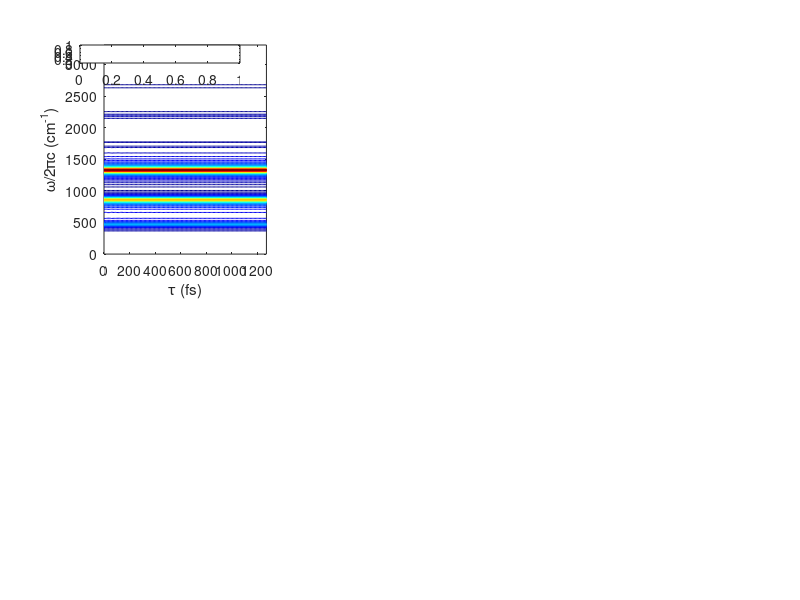

Reproduce this figure in MATLAB. (Note: this script raises an error after producing the figure.)
% Load data from mat file
clear all
load FSRS3
gcf=figure;
set(gcf,'Units','Normalized','Position',[0 0 0.8 0.9]);%[0 4/75 1 0.85]);
dw=1/FSRS_Res_nt;c=3e-5;
maxr=max(max(max(abs(FSRS_Res_Ratio))));
y=-0.04;x=0.04;
% Axes positions
gcp_t_y=0.585;gcp_b_y=0.10;
gcp_l_x=0.05;gcp_c_x=0.32;gcp_r_x=0.59;
gcw=0.3;gch=0.3;
gcpos=[gcp_l_x gcp_t_y gcw gch;gcp_l_x gcp_b_y gcw gch];
gdpos=[gcp_c_x gcp_t_y gcw gch;gcp_c_x gcp_b_y gcw gch];
grpos=[gcp_r_x gcp_t_y gcw gch;gcp_r_x gcp_b_y gcw gch];
% Color bar positions
cp_t_y=0.895;cp_b_y=0.41;
cp_l_x=0.1;cp_c_x=0.37;cp_r_x=0.64;
cw=0.2;ch=0.03;
ccpos=[cp_l_x cp_t_y cw ch;cp_l_x cp_b_y cw ch];
cdpos=[cp_c_x cp_t_y cw ch;cp_c_x cp_b_y cw ch];
crpos=[cp_r_x cp_t_y cw ch;cp_r_x cp_b_y cw ch];
% Text
tstr={'a)';'b)';'c)';'d)';'e)';'f)'};
% Text positions
tp_t_y=0.82;tp_b_y=0.33;
tp_l_x=0.105;tp_c_x=0.375;tp_r_x=0.645;
tw=0.06;th=0.06;
tpos=[tp_l_x tp_t_y tw th; tp_c_x tp_t_y tw th; tp_r_x tp_t_y tw th;...
          tp_l_x tp_b_y tw th; tp_c_x tp_b_y tw th; tp_r_x tp_b_y tw th];
for iv=1:2
    maxs=max(max(max(abs(FSRS_Res_Cascade(:,:,iv)))),...
        max(max(abs(FSRS_Res_Direct(:,:,iv)))));
    FSRS_Res_dts(iv)=FSRS_Res_dts(1);
    w=(-1/2:dw:(1/2-dw))/FSRS_Res_dts(iv)/c;w=w-w(1);
    t=0:FSRS_Res_dts(iv):(FSRS_Res_nt-1)*FSRS_Res_dts(iv);
    if iv==1;wrange=[-1500 1500];else wrange=[-2400 2400];end
    gc(iv)=subplot(2,3,1+3*(iv-1));contour(t,w,abs(FSRS_Res_Cascade(:,:,iv))/maxs,50);
    xlabel('\tau (fs)');%xlim(wrange);
    ylabel('\omega/2\pic (cm^{-1})');%ylim(wrange);'Xtick',[1e-4 3e-4 5e-4],'XtickLabel',{'1.0e-4','3.0e-4','5.0e-4'},
    colormap jet;cc(iv)=colorbar('Location','northoutside','fontsize',10,'Position',ccpos(iv,:));
    set(gca,'linewidth',2,'fontsize',10,'fontweight','bold','Position',gcpos(iv,:));
    axis square;%title('CASCADES')
    tx=annotation(gcf,'textbox',tpos(1+3*(iv-1),:),...
        'String',tstr(1+3*(iv-1)),'EdgeColor','none',...
        'fontweight','bold','fontsize',10);
    
    gd(iv)=subplot(2,3,2+3*(iv-1));contour(t,w,abs(FSRS_Res_Direct(:,:,iv))/maxs,50);
    xlabel('\tau (fs)');%xlim(wrange);
    ylabel('\omega/2\pic (cm^{-1})');%ylim(wrange);
    colormap jet;cd(iv)=colorbar('Location','northoutside','fontsize',10,'Position',cdpos(iv,:));
    set(gca,'linewidth',2,'fontsize',10,'fontweight','bold','Position',gdpos(iv,:));axis square;%title('Direct')
    annotation(gcf,'textbox',tpos(2+3*(iv-1),:),...
        'String',tstr(2+3*(iv-1)),'EdgeColor','none',...
        'fontweight','bold','fontsize',10);

    gr(iv)=subplot(2,3,3+3*(iv-1));contourf(FSRS_Res_dws,...
        FSRS_Res_disps,FSRS_Res_Ratio(:,:,iv),50,'edgecolor','none');
%     hold on
%     contour(FSRS_Res_dws,...
%         FSRS_Res_disps,FSRS_Res_Ratio(:,:,iv),50,'edgecolor','black','LineStyle',':');
    xlabel('(\omega_{AP}-\omega_{eg})/2\pic (cm^{-1})');
    ylabel({'Mode';'Displacement \it d'});%caxis([0 maxr])
    colormap jet;cr(iv)=colorbar('Location','northoutside','fontsize',10,'Position',crpos(iv,:));
    set(gca,'linewidth',2,'fontsize',10,'fontweight','bold','Position',grpos(iv,:));axis square;%title('E^{3}_{CAS}:E^{5}_{DIRECT}')
    annotation(gcf,'textbox',tpos(3+3*(iv-1),:),...
        'String',tstr(3+3*(iv-1)),'EdgeColor','none',...
        'fontweight','bold','fontsize',10,'Color',[1 1 1]);
end
